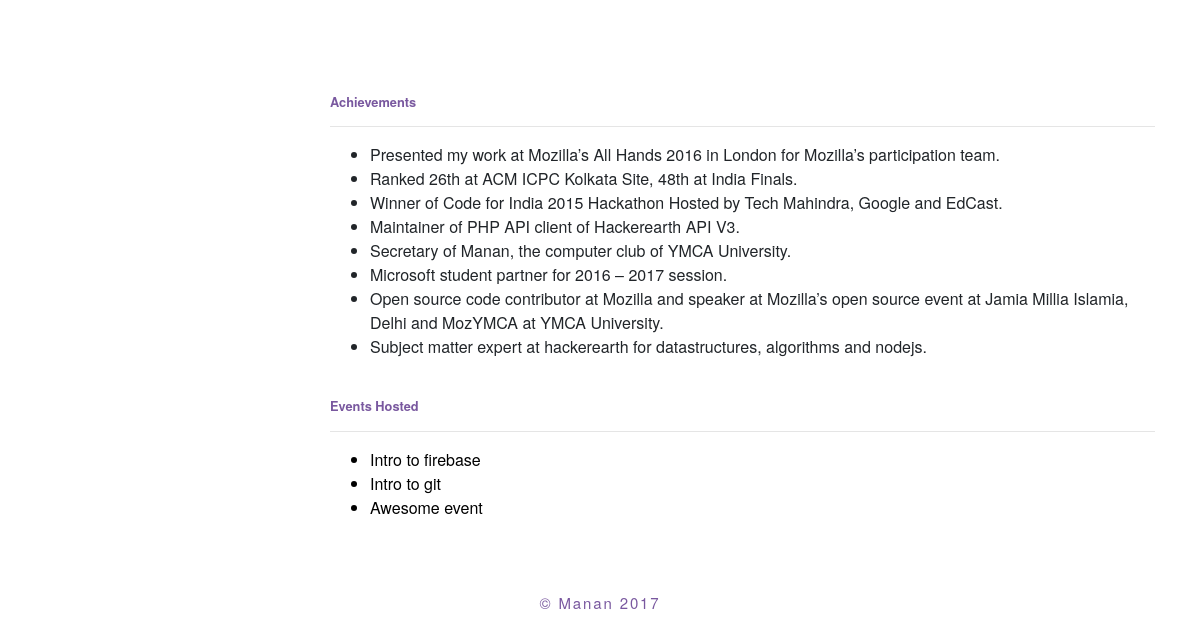
/member/9643763712/ (lower part), run on an earlier commit of the app's database.
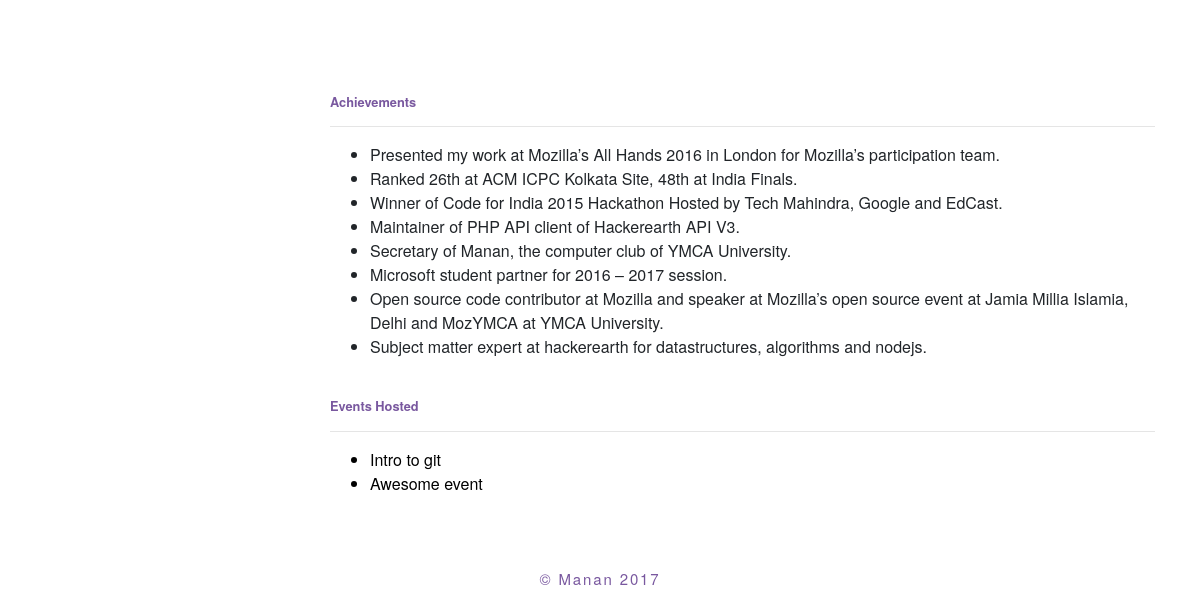
And on a later commit of the database.
### main/models.py (models this page shows, shortened)
class Event(models.Model):
    description = models.TextField(blank=True, null=True)
    title = models.CharField(max_length=500)
    host = models.ManyToManyField(User)
    venue = models.CharField(max_length=100)
    fee = models.IntegerField(default=0)
    rules = models.TextField(blank=True, null=True)
    prerequistes = models.TextField(blank=True, null=True)
    start_date = models.DateField(default=datetime.date.today,auto_now=False,auto_now_add=False)
    end_date = models.DateField(default=datetime.date.today,auto_now=False,auto_now_add=False)
    start_time = models.TimeField(default=datetime.datetime.now().time(),auto_now=False,auto_now_add=False)
    end_time = models.TimeField(default=datetime.datetime.now().time(),auto_now=False,auto_now_add=False)

### main/views.py (the view)
# urls.py: url(r'^member/(?P<username>[\w\-]+)/',memberprofileview,name="member-detail"),
def memberprofileview(request,username):
    user = get_object_or_404(User,username=username)
    achivements = user.profile.achivements
    if achivements !="":
        achivements=achivements.split("--")
    return render(request,'Memberdetail.html',{'member':user,'ach':achivements})

### main/templates/Memberdetail.html (shortened to what this page needs)
{% extends "header.html" %}
{% block page_context %}
<br/><br/>
<div class="container">
<div class="row">
  <div class="col-lg-3"><br/>
  </div>
  <div class="col-lg-9" style="background-color: #fff">
    {% if ach %}
    <small class="text-muted" id="Achievements">
      <br/><br/><br/><br/>
      <p class="txxt-body">Achievements</p>
      <hr>
    </small>
    <p>
      <ul>
        {% for x in ach %}
        <li>{{x}}</li>
        {% endfor %}
      </ul>
    </p>
    {% endif %}
    {% if member.event_set.all %}
    <small class="text-muted" id="Events_Hosted">
      <br/>
      <p class="txxt-body">Events Hosted</p>
      <hr>
    </small>
    <p>
      <ul>
        {% for x in member.event_set.all %}
        <a href="/event/detail/{{x.pk}}"><li>{{x.title}}</li></a>
        {% endfor %}
      </ul>
    </p>
    {% endif %}
  </div>
</div>
</div>
<br/><br/>
{% endblock page_context %}

### main/templates/header.html (shortened to what this page needs)
<!doctype html>
<html lang="en">
<head>
  <link rel="stylesheet" href="https://maxcdn.bootstrapcdn.com/bootstrap/4.0.0-beta.2/css/bootstrap.min.css">
</head>
<body>
  {% block page_context %}
  {% endblock page_context %}
  <footer class="txxt-tail text-center">
    <p style="color:#79589F;padding-top: 10px;">© Manan 2017 </p>
  </footer>
</body>
</html>

### main/templates/header.html (style rules this page uses)
body { font-family: "BentonSans", "Helvetica Neue", sans-serif; }
a { color: #000; }
.txxt-body { color:#79589F; font-weight: bold; margin: 0 0 .5em 0; line-height: 1.2; }
.txxt-tail { margin-bottom: 20px; font-size: 15px; letter-spacing: .125em; margin: 0 0 .5em 0; line-height: 1.2; }

What changed in the data, as far as the page shows it:
no longer on this page (row edited): Event: title "Intro to firebase"
